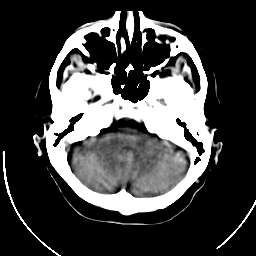
#> input picture test.png, 256 x 256 px, found by its file name
$ python test_st.py
#> lines starting #> are read from the running program, lines starting #| are printed output that depends on the picture
def tic():
    #Homemade version of matlab tic and toc functions
    import time
    global startTime_for_tictoc
    startTime_for_tictoc = time.time()

def toc():
    import time
    if 'startTime_for_tictoc' in globals():
        print("Elapsed time is " + str(time.time() - startTime_for_tictoc) + " seconds.")
    else:
        print("Toc: start time not set")

import numpy as np
import cv2
from scipy import ndimage as img
from scipy import io as sio
import matplotlib.pyplot as plt
import pyshearlab

def adjointShearletDenoisingExample():
    tic()
    print("--SLExampleImageDenoising")
    print("loading image...")

    sigma = 30
    scales = 3
    thresholdingFactor = 3

    # load data
    X = cv2.imread("test.png", cv2.IMREAD_GRAYSCALE)[::4, ::4]
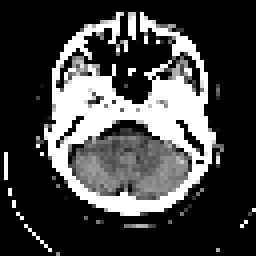
#> X: shape (64, 64) (shown 4 times larger); min 0, max 255, mean 67.3
    print("Original Image Shape:", X.shape)
#| Original Image Shape: (64, 64)
    X = X.astype(float)

    # add noise
    Xnoisy = X + sigma*np.random.randn(X.shape[0], X.shape[1])
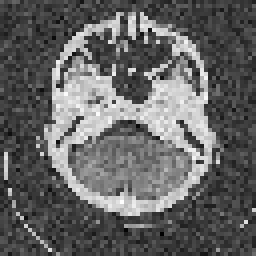
#> Xnoisy: shape (64, 64) float64 (shown 4 times larger); min -112.2, max 341.4, mean 66.6; drawn with min black and max white
    toc()

    tic()
    print("generating shearlet system...")
    ## create shearlets
    shearletSystem = pyshearlab.SLgetShearletSystem2D(0,X.shape[0], X.shape[1], scales)

    toc()
    tic()
    print("decomposition, thresholding and reconstruction...")

    # decomposition
    coeffs = pyshearlab.SLsheardec2D(Xnoisy, shearletSystem)

    # thresholding
    oldCoeffs = coeffs.copy()
    weights = np.ones(coeffs.shape)

    for j in range(len(shearletSystem["RMS"])):
        weights[:,:,j] = shearletSystem["RMS"][j]*np.ones((X.shape[0], X.shape[1]))

    coeffs = np.real(coeffs)
    zero_indices = np.abs(coeffs) / (thresholdingFactor * weights * sigma) < 1
    coeffs[zero_indices] = 0

    # reconstruction
    Xrec = pyshearlab.SLshearrec2D(coeffs, shearletSystem)
    toc()
    PSNR = pyshearlab.SLcomputePSNR(X,Xrec)
    print("PSNR: " + str(PSNR))
    #sio.savemat("PyShearLab_DenoisingExample.mat", {"weights": weights, "XPyNoisy": Xnoisy,
    # "XPyDenoised": Xrec, "PyPSNR": PSNR, "coeffThrPy": coeffs, "oldCoeffs": oldCoeffs})
    plt.gray()
    plt.imshow(Xrec)
    plt.colorbar()
    plt.show()

def denoisingExample():
    tic()
    print("--Testing adjoint")
    print("loading image...")

    sigma = 30
    scales = 3
    thresholdingFactor = 3

    # load data
    X = img.imread("barbara.jpg")[::4, ::4]
    X = X.astype(float)

    # add noise
    Xnoisy = X + sigma*np.random.randn(X.shape[0], X.shape[1])
    toc()

    tic()
    print("generating shearlet system...")
    ## create shearlets
    shearletSystem = pyshearlab.SLgetShearletSystem2D(0,X.shape[0], X.shape[1], scales)

    toc()
    tic()
    print("decomposition, thresholding and reconstruction...")

    # decomposition
    coeffs = pyshearlab.SLsheardec2D(Xnoisy, shearletSystem)

    # thresholding
    oldCoeffs = coeffs.copy()
    weights = np.ones(coeffs.shape)

    # reconstruction
    Xadj = pyshearlab.SLshearadjoint2D(coeffs, shearletSystem)

    # Validate adjoint equation
    print('<Ax, Ax> = {}, <x, AtAx> = {}, should be equal'.format(
        np.vdot(coeffs, coeffs), np.vdot(Xnoisy, Xadj)))

if __name__ == "__main__":
    adjointShearletDenoisingExample()
#> (the call stopped at in adjointShearletDenoisingExample, `shearletSystem = pyshearlab.SLgetShearletSystem2D(0,X.shape[0], X.shap..`: pyshearlab is not available in this run)
    #denoisingExample()

$ run again, with 25015.png copied over test.png
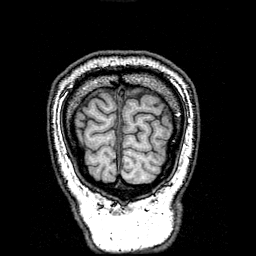
#> input picture 25015.png, 256 x 256 px, found by its file name
#> in adjointShearletDenoisingExample, `X = cv2.imread("test.png", cv2.IMREAD_GRAYSCALE)[::4, ::4]`:
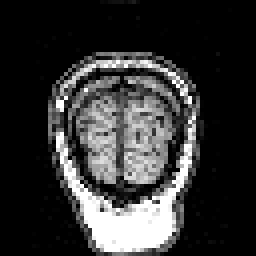
#> X: shape (64, 64) (shown 4 times larger); min 0, max 255, mean 51.5
#| Original Image Shape: (64, 64)
#> in adjointShearletDenoisingExample, `Xnoisy = X + sigma*np.random.randn(X.shape[0], X.shape[1])`:
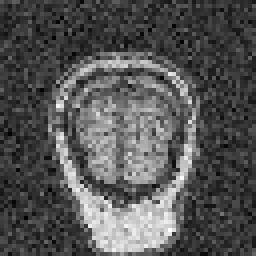
#> Xnoisy: shape (64, 64) float64 (shown 4 times larger); min -90.19, max 333, mean 50.7; drawn with min black and max white
